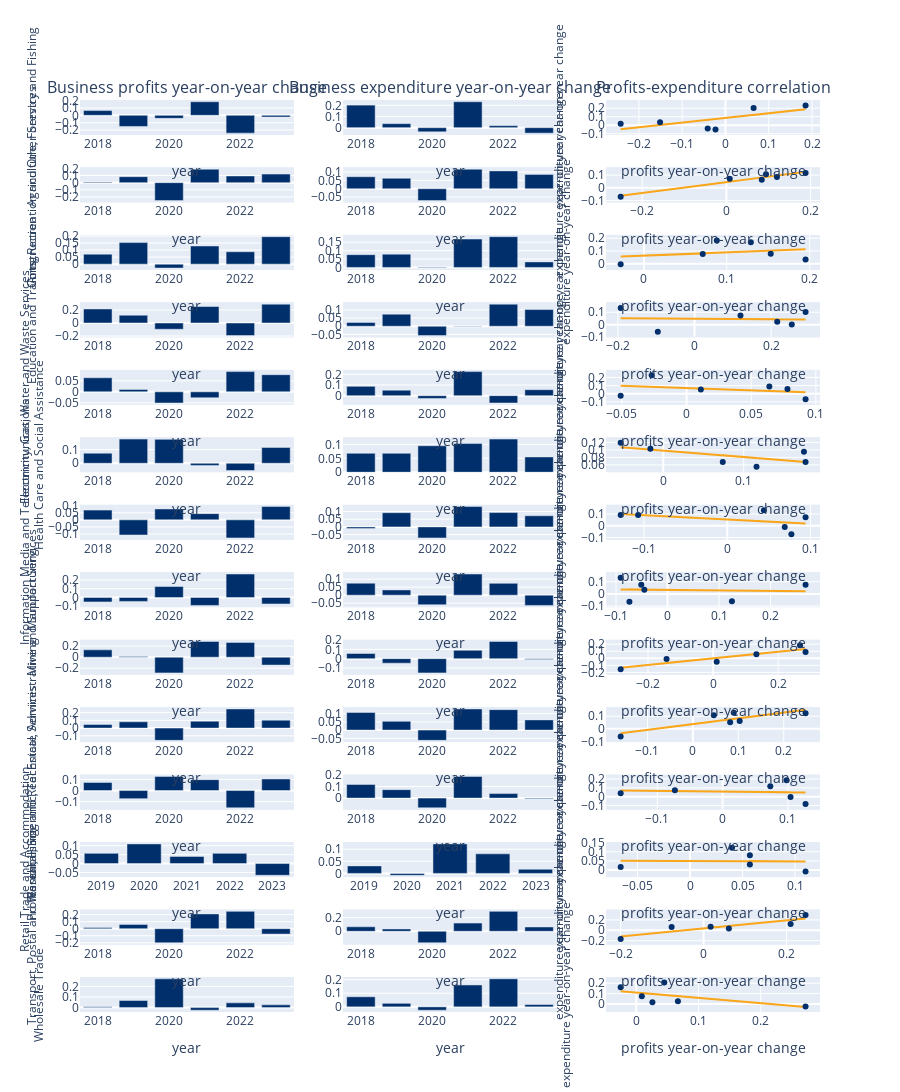

The notebook cell this image was saved under:
### Code cell
import plotly.graph_objects as go
from plotly.subplots import make_subplots
import numpy as np


industries =  sorted(bus_profits_jobs['industry'].unique().tolist())
fig = make_subplots(rows=len(industries), cols=3, subplot_titles=('Business profits year-on-year change', 'Business expenditure year-on-year change', 'Profits-expenditure correlation'))

layout_dict = {}

for idx, industry in enumerate(industries):
    industry_df = bus_profits_jobs[bus_profits_jobs['industry'] == industry].sort_values(by='year_time')
    fig.add_trace(
        go.Bar(x=industry_df['year_time'], y=industry_df['profits_yearly_change'], name='Business profits year-on-year change', marker=dict(color='#002F6B'), zorder=1),
        row = idx+1, 
        col = 1
    )
    fig.add_trace(
        go.Bar(x=industry_df['year_time'], y=industry_df['expenditure_yearly_change'], name='Business expenditure year-on-year change', marker=dict(color='#002F6B'), zorder=0),
        row = idx+1,
        col = 2
    )
    fig.add_trace(
        go.Scatter(x=industry_df['profits_yearly_change'], y=industry_df['expenditure_yearly_change'], name='Profits-expenditure correlation', mode='markers', marker=dict(color='#002F6B'), zorder=1),
        row = idx+1, 
        col = 3
    )

    slope, intercept = np.polyfit(industry_df['profits_yearly_change'], industry_df['expenditure_yearly_change'], 1)
    y_fit = slope * industry_df['profits_yearly_change'] + intercept

    fig.add_trace(
        go.Scatter(x=industry_df['profits_yearly_change'], y=y_fit, mode='lines', name=f'{industry} Fit', line=dict(dash='solid', color='#FAA61A'), showlegend=False),
        row = idx+1, 
        col = 3
    )

    layout_dict.update(
        {
            f'xaxis{3*(idx+1)-2}': dict(title='year'),
            f'xaxis{3*(idx+1)-1}': dict(title='year'),
            f'xaxis{3*(idx+1)}': dict(title=' profits year-on-year change'),
            f'yaxis{3*(idx+1)-2}': dict(title=industry),
            f'yaxis{3*(idx+1)}': dict(title='expenditure year-on-year change'),
        }
    )

layout_dict.update(
    {
        'height': 5000,
        'showlegend': False,
    }
)

fig.update_layout(**layout_dict)
fig.update_yaxes(title_font=dict(size=12))

fig.show()

### Figure 1 — Plotly figure (JSON) as saved in the notebook; plotly's stock layout.template omitted (floating-point values rounded to 4 significant figures)
{"data": [{"marker": {"color": "#002F6B"}, "name": "Business profits year-on-year change", "type": "bar", "x": ["2018-01-01T00:00:00.000000000", "2019-01-01T00:00:00.000000000", "2020-01-01T00:00:00.000000000", "2021-01-01T00:00:00.000000000", "2022-01-01T00:00:00.000000000", "2023-01-01T00:00:00.000000000"], "xaxis": "x", "y": [0.065, -0.151, -0.041, 0.185, -0.242, -0.023], "yaxis": "y", "zorder": 1}, {"marker": {"color": "#002F6B"}, "name": "Business expenditure year-on-year change", "type": "bar", "x": ["2018-01-01T00:00:00.000000000", "2019-01-01T00:00:00.000000000", "2020-01-01T00:00:00.000000000", "2021-01-01T00:00:00.000000000", "2022-01-01T00:00:00.000000000", "2023-01-01T00:00:00.000000000"], "xaxis": "x2", "y": [0.202, 0.036, -0.037, 0.232, 0.018, -0.049], "yaxis": "y2", "zorder": 0}, {"marker": {"color": "#002F6B"}, "mode": "markers", "name": "Profits-expenditure correlation", "type": "scatter", "x": [0.065, -0.151, -0.041, 0.185, -0.242, -0.023], "xaxis": "x3", "y": [0.202, 0.036, -0.037, 0.232, 0.018, -0.049], "yaxis": "y3", "zorder": 1}, {"line": {"color": "#FAA61A", "dash": "solid"}, "mode": "lines", "name": "Agriculture, Forestry and Fishing Fit", "showlegend": false, "type": "scatter", "x": [0.065, -0.151, -0.041, 0.185, -0.242, -0.023], "xaxis": "x3", "y": [0.1214, 0.003346, 0.06345, 0.1869, -0.04638, 0.07328], "yaxis": "y3"}, {"marker": {"color": "#002F6B"}, "name": "Business profits year-on-year change", "type": "bar", "x": ["2018-01-01T00:00:00.000000000", "2019-01-01T00:00:00.000000000", "2020-01-01T00:00:00.000000000", "2021-01-01T00:00:00.000000000", "2022-01-01T00:00:00.000000000", "2023-01-01T00:00:00.000000000"], "xaxis": "x4", "y": [0.008, 0.084, -0.251, 0.188, 0.094, 0.12], "yaxis": "y4", "zorder": 1}, {"marker": {"color": "#002F6B"}, "name": "Business expenditure year-on-year change", "type": "bar", "x": ["2018-01-01T00:00:00.000000000", "2019-01-01T00:00:00.000000000", "2020-01-01T00:00:00.000000000", "2021-01-01T00:00:00.000000000", "2022-01-01T00:00:00.000000000", "2023-01-01T00:00:00.000000000"], "xaxis": "x5", "y": [0.072, 0.063, -0.071, 0.117, 0.107, 0.086], "yaxis": "y5", "zorder": 0}, {"marker": {"color": "#002F6B"}, "mode": "markers", "name": "Profits-expenditure correlation", "type": "scatter", "x": [0.008, 0.084, -0.251, 0.188, 0.094, 0.12], "xaxis": "x6", "y": [0.072, 0.063, -0.071, 0.117, 0.107, 0.086], "yaxis": "y6", "zorder": 1}, {"line": {"color": "#FAA61A", "dash": "solid"}, "mode": "lines", "name": "Arts, Recreation and Other Services Fit", "showlegend": false, "type": "scatter", "x": [0.008, 0.084, -0.251, 0.188, 0.094, 0.12], "xaxis": "x6", "y": [0.04841, 0.08097, -0.06254, 0.1255, 0.08525, 0.09639], "yaxis": "y6"}, {"marker": {"color": "#002F6B"}, "name": "Business profits year-on-year change", "type": "bar", "x": ["2018-01-01T00:00:00.000000000", "2019-01-01T00:00:00.000000000", "2020-01-01T00:00:00.000000000", "2021-01-01T00:00:00.000000000", "2022-01-01T00:00:00.000000000", "2023-01-01T00:00:00.000000000"], "xaxis": "x7", "y": [0.071, 0.153, -0.028, 0.129, 0.088, 0.195], "yaxis": "y7", "zorder": 1}, {"marker": {"color": "#002F6B"}, "name": "Business expenditure year-on-year change", "type": "bar", "x": ["2018-01-01T00:00:00.000000000", "2019-01-01T00:00:00.000000000", "2020-01-01T00:00:00.000000000", "2021-01-01T00:00:00.000000000", "2022-01-01T00:00:00.000000000", "2023-01-01T00:00:00.000000000"], "xaxis": "x8", "y": [0.076, 0.079, -0.004, 0.169, 0.183, 0.033], "yaxis": "y8", "zorder": 0}, {"marker": {"color": "#002F6B"}, "mode": "markers", "name": "Profits-expenditure correlation", "type": "scatter", "x": [0.071, 0.153, -0.028, 0.129, 0.088, 0.195], "xaxis": "x9", "y": [0.076, 0.079, -0.004, 0.169, 0.183, 0.033], "yaxis": "y9", "zorder": 1}, {"line": {"color": "#FAA61A", "dash": "solid"}, "mode": "lines", "name": "Construction Fit", "showlegend": false, "type": "scatter", "x": [0.071, 0.153, -0.028, 0.129, 0.088, 0.195], "xaxis": "x9", "y": [0.08164, 0.1024, 0.05652, 0.09635, 0.08595, 0.1131], "yaxis": "y9"}, {"marker": {"color": "#002F6B"}, "name": "Business profits year-on-year change", "type": "bar", "x": ["2018-01-01T00:00:00.000000000", "2019-01-01T00:00:00.000000000", "2020-01-01T00:00:00.000000000", "2021-01-01T00:00:00.000000000", "2022-01-01T00:00:00.000000000", "2023-01-01T00:00:00.000000000"], "xaxis": "x10", "y": [0.216, 0.12, -0.096, 0.254, -0.193, 0.29], "yaxis": "y10", "zorder": 1}, {"marker": {"color": "#002F6B"}, "name": "Business expenditure year-on-year change", "type": "bar", "x": ["2018-01-01T00:00:00.000000000", "2019-01-01T00:00:00.000000000", "2020-01-01T00:00:00.000000000", "2021-01-01T00:00:00.000000000", "2022-01-01T00:00:00.000000000", "2023-01-01T00:00:00.000000000"], "xaxis": "x11", "y": [0.023, 0.074, -0.057, 0.002, 0.135, 0.102], "yaxis": "y11", "zorder": 0}, {"marker": {"color": "#002F6B"}, "mode": "markers", "name": "Profits-expenditure correlation", "type": "scatter", "x": [0.216, 0.12, -0.096, 0.254, -0.193, 0.29], "xaxis": "x12", "y": [0.023, 0.074, -0.057, 0.002, 0.135, 0.102], "yaxis": "y12", "zorder": 1}, {"line": {"color": "#FAA61A", "dash": "solid"}, "mode": "lines", "name": "Education and Training Fit", "showlegend": false, "type": "scatter", "x": [0.216, 0.12, -0.096, 0.254, -0.193, 0.29], "xaxis": "x12", "y": [0.04405, 0.04605, 0.05056, 0.04326, 0.05258, 0.04251], "yaxis": "y12"}, {"marker": {"color": "#002F6B"}, "name": "Business profits year-on-year change", "type": "bar", "x": ["2018-01-01T00:00:00.000000000", "2019-01-01T00:00:00.000000000", "2020-01-01T00:00:00.000000000", "2021-01-01T00:00:00.000000000", "2022-01-01T00:00:00.000000000", "2023-01-01T00:00:00.000000000"], "xaxis": "x13", "y": [0.064, 0.011, -0.051, -0.027, 0.092, 0.078], "yaxis": "y13", "zorder": 1}, {"marker": {"color": "#002F6B"}, "name": "Business expenditure year-on-year change", "type": "bar", "x": ["2018-01-01T00:00:00.000000000", "2019-01-01T00:00:00.000000000", "2020-01-01T00:00:00.000000000", "2021-01-01T00:00:00.000000000", "2022-01-01T00:00:00.000000000", "2023-01-01T00:00:00.000000000"], "xaxis": "x14", "y": [0.087, 0.051, -0.026, 0.225, -0.069, 0.056], "yaxis": "y14", "zorder": 0}, {"marker": {"color": "#002F6B"}, "mode": "markers", "name": "Profits-expenditure correlation", "type": "scatter", "x": [0.064, 0.011, -0.051, -0.027, 0.092, 0.078], "xaxis": "x15", "y": [0.087, 0.051, -0.026, 0.225, -0.069, 0.056], "yaxis": "y15", "zorder": 1}, {"line": {"color": "#FAA61A", "dash": "solid"}, "mode": "lines", "name": "Electricity, Gas, Water and Waste Services Fit", "showlegend": false, "type": "scatter", "x": [0.064, 0.011, -0.051, -0.027, 0.092, 0.078], "xaxis": "x15", "y": [0.03406, 0.06328, 0.09746, 0.08423, 0.01863, 0.02634], "yaxis": "y15"}, {"marker": {"color": "#002F6B"}, "name": "Business profits year-on-year change", "type": "bar", "x": ["2018-01-01T00:00:00.000000000", "2019-01-01T00:00:00.000000000", "2020-01-01T00:00:00.000000000", "2021-01-01T00:00:00.000000000", "2022-01-01T00:00:00.000000000", "2023-01-01T00:00:00.000000000"], "xaxis": "x16", "y": [0.074, 0.177, 0.175, -0.016, -0.053, 0.116], "yaxis": "y16", "zorder": 1}, {"marker": {"color": "#002F6B"}, "name": "Business expenditure year-on-year change", "type": "bar", "x": ["2018-01-01T00:00:00.000000000", "2019-01-01T00:00:00.000000000", "2020-01-01T00:00:00.000000000", "2021-01-01T00:00:00.000000000", "2022-01-01T00:00:00.000000000", "2023-01-01T00:00:00.000000000"], "xaxis": "x17", "y": [0.068, 0.068, 0.095, 0.103, 0.119, 0.055], "yaxis": "y17", "zorder": 0}, {"marker": {"color": "#002F6B"}, "mode": "markers", "name": "Profits-expenditure correlation", "type": "scatter", "x": [0.074, 0.177, 0.175, -0.016, -0.053, 0.116], "xaxis": "x18", "y": [0.068, 0.068, 0.095, 0.103, 0.119, 0.055], "yaxis": "y18", "zorder": 1}, {"line": {"color": "#FAA61A", "dash": "solid"}, "mode": "lines", "name": "Health Care and Social Assistance Fit", "showlegend": false, "type": "scatter", "x": [0.074, 0.177, 0.175, -0.016, -0.053, 0.116], "xaxis": "x18", "y": [0.08549, 0.06799, 0.06833, 0.1008, 0.1071, 0.07835], "yaxis": "y18"}, {"marker": {"color": "#002F6B"}, "name": "Business profits year-on-year change", "type": "bar", "x": ["2018-01-01T00:00:00.000000000", "2019-01-01T00:00:00.000000000", "2020-01-01T00:00:00.000000000", "2021-01-01T00:00:00.000000000", "2022-01-01T00:00:00.000000000", "2023-01-01T00:00:00.000000000"], "xaxis": "x19", "y": [0.069, -0.107, 0.077, 0.044, -0.128, 0.094], "yaxis": "y19", "zorder": 1}, {"marker": {"color": "#002F6B"}, "name": "Business expenditure year-on-year change", "type": "bar", "x": ["2018-01-01T00:00:00.000000000", "2019-01-01T00:00:00.000000000", "2020-01-01T00:00:00.000000000", "2021-01-01T00:00:00.000000000", "2022-01-01T00:00:00.000000000", "2023-01-01T00:00:00.000000000"], "xaxis": "x20", "y": [-0.01, 0.092, -0.072, 0.132, 0.093, 0.072], "yaxis": "y20", "zorder": 0}, {"marker": {"color": "#002F6B"}, "mode": "markers", "name": "Profits-expenditure correlation", "type": "scatter", "x": [0.069, -0.107, 0.077, 0.044, -0.128, 0.094], "xaxis": "x21", "y": [-0.01, 0.092, -0.072, 0.132, 0.093, 0.072], "yaxis": "y21", "zorder": 1}, {"line": {"color": "#FAA61A", "dash": "solid"}, "mode": "lines", "name": "Information Media and Telecommunications Fit", "showlegend": false, "type": "scatter", "x": [0.069, -0.107, 0.077, 0.044, -0.128, 0.094], "xaxis": "x21", "y": [0.02888, 0.09336, 0.02595, 0.03804, 0.1011, 0.01972], "yaxis": "y21"}, {"marker": {"color": "#002F6B"}, "name": "Business profits year-on-year change", "type": "bar", "x": ["2018-01-01T00:00:00.000000000", "2019-01-01T00:00:00.000000000", "2020-01-01T00:00:00.000000000", "2021-01-01T00:00:00.000000000", "2022-01-01T00:00:00.000000000", "2023-01-01T00:00:00.000000000"], "xaxis": "x22", "y": [-0.051, -0.045, 0.125, -0.091, 0.268, -0.074], "yaxis": "y22", "zorder": 1}, {"marker": {"color": "#002F6B"}, "name": "Business expenditure year-on-year change", "type": "bar", "x": ["2018-01-01T00:00:00.000000000", "2019-01-01T00:00:00.000000000", "2020-01-01T00:00:00.000000000", "2021-01-01T00:00:00.000000000", "2022-01-01T00:00:00.000000000", "2023-01-01T00:00:00.000000000"], "xaxis": "x23", "y": [0.075, 0.033, -0.06, 0.132, 0.074, -0.064], "yaxis": "y23", "zorder": 0}, {"marker": {"color": "#002F6B"}, "mode": "markers", "name": "Profits-expenditure correlation", "type": "scatter", "x": [-0.051, -0.045, 0.125, -0.091, 0.268, -0.074], "xaxis": "x24", "y": [0.075, 0.033, -0.06, 0.132, 0.074, -0.064], "yaxis": "y24", "zorder": 1}, {"line": {"color": "#FAA61A", "dash": "solid"}, "mode": "lines", "name": "Manufacturing Fit", "showlegend": false, "type": "scatter", "x": [-0.051, -0.045, 0.125, -0.091, 0.268, -0.074], "xaxis": "x24", "y": [0.03481, 0.03455, 0.02723, 0.03653, 0.02107, 0.0358], "yaxis": "y24"}, {"marker": {"color": "#002F6B"}, "name": "Business profits year-on-year change", "type": "bar", "x": ["2018-01-01T00:00:00.000000000", "2019-01-01T00:00:00.000000000", "2020-01-01T00:00:00.000000000", "2021-01-01T00:00:00.000000000", "2022-01-01T00:00:00.000000000", "2023-01-01T00:00:00.000000000"], "xaxis": "x25", "y": [0.133, 0.011, -0.284, 0.284, 0.267, -0.143], "yaxis": "y25", "zorder": 1}, {"marker": {"color": "#002F6B"}, "name": "Business expenditure year-on-year change", "type": "bar", "x": ["2018-01-01T00:00:00.000000000", "2019-01-01T00:00:00.000000000", "2020-01-01T00:00:00.000000000", "2021-01-01T00:00:00.000000000", "2022-01-01T00:00:00.000000000", "2023-01-01T00:00:00.000000000"], "xaxis": "x26", "y": [0.056, -0.049, -0.154, 0.09, 0.185, -0.009], "yaxis": "y26", "zorder": 0}, {"marker": {"color": "#002F6B"}, "mode": "markers", "name": "Profits-expenditure correlation", "type": "scatter", "x": [0.133, 0.011, -0.284, 0.284, 0.267, -0.143], "xaxis": "x27", "y": [0.056, -0.049, -0.154, 0.09, 0.185, -0.009], "yaxis": "y27", "zorder": 1}, {"line": {"color": "#FAA61A", "dash": "solid"}, "mode": "lines", "name": "Mining Fit", "showlegend": false, "type": "scatter", "x": [0.133, 0.011, -0.284, 0.284, 0.267, -0.143], "xaxis": "x27", "y": [0.06131, 0.004024, -0.1345, 0.1322, 0.1242, -0.06829], "yaxis": "y27"}, {"marker": {"color": "#002F6B"}, "name": "Business profits year-on-year change", "type": "bar", "x": ["2018-01-01T00:00:00.000000000", "2019-01-01T00:00:00.000000000", "2020-01-01T00:00:00.000000000", "2021-01-01T00:00:00.000000000", "2022-01-01T00:00:00.000000000", "2023-01-01T00:00:00.000000000"], "xaxis": "x28", "y": [0.046, 0.082, -0.159, 0.09, 0.248, 0.103], "yaxis": "y28", "zorder": 1}, {"marker": {"color": "#002F6B"}, "name": "Business expenditure year-on-year change", "type": "bar", "x": ["2018-01-01T00:00:00.000000000", "2019-01-01T00:00:00.000000000", "2020-01-01T00:00:00.000000000", "2021-01-01T00:00:00.000000000", "2022-01-01T00:00:00.000000000", "2023-01-01T00:00:00.000000000"], "xaxis": "x29", "y": [0.107, 0.053, -0.062, 0.128, 0.124, 0.062], "yaxis": "y29", "zorder": 0}, {"marker": {"color": "#002F6B"}, "mode": "markers", "name": "Profits-expenditure correlation", "type": "scatter", "x": [0.046, 0.082, -0.159, 0.09, 0.248, 0.103], "xaxis": "x30", "y": [0.107, 0.053, -0.062, 0.128, 0.124, 0.062], "yaxis": "y30", "zorder": 1}, {"line": {"color": "#FAA61A", "dash": "solid"}, "mode": "lines", "name": "Professional, Scientific, Technical, Administrative and Support Services Fit", "showlegend": false, "type": "scatter", "x": [0.046, 0.082, -0.159, 0.09, 0.248, 0.103], "xaxis": "x30", "y": [0.05841, 0.07494, -0.03571, 0.07861, 0.1512, 0.08458], "yaxis": "y30"}, {"marker": {"color": "#002F6B"}, "name": "Business profits year-on-year change", "type": "bar", "x": ["2018-01-01T00:00:00.000000000", "2019-01-01T00:00:00.000000000", "2020-01-01T00:00:00.000000000", "2021-01-01T00:00:00.000000000", "2022-01-01T00:00:00.000000000", "2023-01-01T00:00:00.000000000"], "xaxis": "x31", "y": [0.073, -0.073, 0.127, 0.098, -0.156, 0.104], "yaxis": "y31", "zorder": 1}, {"marker": {"color": "#002F6B"}, "name": "Business expenditure year-on-year change", "type": "bar", "x": ["2018-01-01T00:00:00.000000000", "2019-01-01T00:00:00.000000000", "2020-01-01T00:00:00.000000000", "2021-01-01T00:00:00.000000000", "2022-01-01T00:00:00.000000000", "2023-01-01T00:00:00.000000000"], "xaxis": "x32", "y": [0.118, 0.073, -0.084, 0.187, 0.039, -0.005], "yaxis": "y32", "zorder": 0}, {"marker": {"color": "#002F6B"}, "mode": "markers", "name": "Profits-expenditure correlation", "type": "scatter", "x": [0.073, -0.073, 0.127, 0.098, -0.156, 0.104], "xaxis": "x33", "y": [0.118, 0.073, -0.084, 0.187, 0.039, -0.005], "yaxis": "y33", "zorder": 1}, {"line": {"color": "#FAA61A", "dash": "solid"}, "mode": "lines", "name": "Rental, Hiring and Real Estate Services Fit", "showlegend": false, "type": "scatter", "x": [0.073, -0.073, 0.127, 0.098, -0.156, 0.104], "xaxis": "x33", "y": [0.05127, 0.0625, 0.04712, 0.04935, 0.06888, 0.04889], "yaxis": "y33"}, {"marker": {"color": "#002F6B"}, "name": "Business profits year-on-year change", "type": "bar", "x": ["2019-01-01T00:00:00.000000000", "2020-01-01T00:00:00.000000000", "2021-01-01T00:00:00.000000000", "2022-01-01T00:00:00.000000000", "2023-01-01T00:00:00.000000000"], "xaxis": "x34", "y": [0.057, 0.11, 0.04, 0.057, -0.066], "yaxis": "y34", "zorder": 1}, {"marker": {"color": "#002F6B"}, "name": "Business expenditure year-on-year change", "type": "bar", "x": ["2019-01-01T00:00:00.000000000", "2020-01-01T00:00:00.000000000", "2021-01-01T00:00:00.000000000", "2022-01-01T00:00:00.000000000", "2023-01-01T00:00:00.000000000"], "xaxis": "x35", "y": [0.031, -0.008, 0.122, 0.081, 0.017], "yaxis": "y35", "zorder": 0}, {"marker": {"color": "#002F6B"}, "mode": "markers", "name": "Profits-expenditure correlation", "type": "scatter", "x": [0.057, 0.11, 0.04, 0.057, -0.066], "xaxis": "x36", "y": [0.031, -0.008, 0.122, 0.081, 0.017], "yaxis": "y36", "zorder": 1}, {"line": {"color": "#FAA61A", "dash": "solid"}, "mode": "lines", "name": "Retail Trade and Accommodation Fit", "showlegend": false, "type": "scatter", "x": [0.057, 0.11, 0.04, 0.057, -0.066], "xaxis": "x36", "y": [0.04822, 0.04708, 0.04859, 0.04822, 0.05088], "yaxis": "y36"}, {"marker": {"color": "#002F6B"}, "name": "Business profits year-on-year change", "type": "bar", "x": ["2018-01-01T00:00:00.000000000", "2019-01-01T00:00:00.000000000", "2020-01-01T00:00:00.000000000", "2021-01-01T00:00:00.000000000", "2022-01-01T00:00:00.000000000", "2023-01-01T00:00:00.000000000"], "xaxis": "x37", "y": [0.017, 0.061, -0.2, 0.21, 0.246, -0.077], "yaxis": "y37", "zorder": 1}, {"marker": {"color": "#002F6B"}, "name": "Business expenditure year-on-year change", "type": "bar", "x": ["2018-01-01T00:00:00.000000000", "2019-01-01T00:00:00.000000000", "2020-01-01T00:00:00.000000000", "2021-01-01T00:00:00.000000000", "2022-01-01T00:00:00.000000000", "2023-01-01T00:00:00.000000000"], "xaxis": "x38", "y": [0.066, 0.034, -0.168, 0.12, 0.291, 0.063], "yaxis": "y38", "zorder": 0}, {"marker": {"color": "#002F6B"}, "mode": "markers", "name": "Profits-expenditure correlation", "type": "scatter", "x": [0.017, 0.061, -0.2, 0.21, 0.246, -0.077], "xaxis": "x39", "y": [0.066, 0.034, -0.168, 0.12, 0.291, 0.063], "yaxis": "y39", "zorder": 1}, {"line": {"color": "#FAA61A", "dash": "solid"}, "mode": "lines", "name": "Transport, Postal and Warehousing Fit", "showlegend": false, "type": "scatter", "x": [0.017, 0.061, -0.2, 0.21, 0.246, -0.077], "xaxis": "x39", "y": [0.04763, 0.08176, -0.1207, 0.1973, 0.2253, -0.02528], "yaxis": "y39"}, {"marker": {"color": "#002F6B"}, "name": "Business profits year-on-year change", "type": "bar", "x": ["2018-01-01T00:00:00.000000000", "2019-01-01T00:00:00.000000000", "2020-01-01T00:00:00.000000000", "2021-01-01T00:00:00.000000000", "2022-01-01T00:00:00.000000000", "2023-01-01T00:00:00.000000000"], "xaxis": "x40", "y": [0.009, 0.067, 0.272, -0.025, 0.045, 0.026], "yaxis": "y40", "zorder": 1}, {"marker": {"color": "#002F6B"}, "name": "Business expenditure year-on-year change", "type": "bar", "x": ["2018-01-01T00:00:00.000000000", "2019-01-01T00:00:00.000000000", "2020-01-01T00:00:00.000000000", "2021-01-01T00:00:00.000000000", "2022-01-01T00:00:00.000000000", "2023-01-01T00:00:00.000000000"], "xaxis": "x41", "y": [0.074, 0.026, -0.025, 0.161, 0.206, 0.017], "yaxis": "y41", "zorder": 0}, {"marker": {"color": "#002F6B"}, "mode": "markers", "name": "Profits-expenditure correlation", "type": "scatter", "x": [0.009, 0.067, 0.272, -0.025, 0.045, 0.026], "xaxis": "x42", "y": [0.074, 0.026, -0.025, 0.161, 0.206, 0.017], "yaxis": "y42", "zorder": 1}, {"line": {"color": "#FAA61A", "dash": "solid"}, "mode": "lines", "name": "Wholesale Trade Fit", "showlegend": false, "type": "scatter", "x": [0.009, 0.067, 0.272, -0.025, 0.045, 0.026], "xaxis": "x42", "y": [0.1057, 0.07581, -0.02977, 0.1232, 0.08714, 0.09693], "yaxis": "y42"}], "layout": {"annotations": [{"font": {"size": 16}, "showarrow": false, "text": "Business profits year-on-year change", "x": 0.1444, "xanchor": "center", "xref": "paper", "y": 1, "yanchor": "bottom", "yref": "paper"}, {"font": {"size": 16}, "showarrow": false, "text": "Business expenditure year-on-year change", "x": 0.5, "xanchor": "center", "xref": "paper", "y": 1, "yanchor": "bottom", "yref": "paper"}, {"font": {"size": 16}, "showarrow": false, "text": "Profits-expenditure correlation", "x": 0.8556, "xanchor": "center", "xref": "paper", "y": 1, "yanchor": "bottom", "yref": "paper"}], "height": 5000, "showlegend": false, "xaxis": {"anchor": "y", "domain": [0, 0.2889], "title": {"text": "year"}}, "xaxis10": {"anchor": "y10", "domain": [0, 0.2889], "title": {"text": "year"}}, "xaxis11": {"anchor": "y11", "domain": [0.3556, 0.6444], "title": {"text": "year"}}, "xaxis12": {"anchor": "y12", "domain": [0.7111, 1], "title": {"text": " profits year-on-year change"}}, "xaxis13": {"anchor": "y13", "domain": [0, 0.2889], "title": {"text": "year"}}, "xaxis14": {"anchor": "y14", "domain": [0.3556, 0.6444], "title": {"text": "year"}}, "xaxis15": {"anchor": "y15", "domain": [0.7111, 1], "title": {"text": " profits year-on-year change"}}, "xaxis16": {"anchor": "y16", "domain": [0, 0.2889], "title": {"text": "year"}}, "xaxis17": {"anchor": "y17", "domain": [0.3556, 0.6444], "title": {"text": "year"}}, "xaxis18": {"anchor": "y18", "domain": [0.7111, 1], "title": {"text": " profits year-on-year change"}}, "xaxis19": {"anchor": "y19", "domain": [0, 0.2889], "title": {"text": "year"}}, "xaxis2": {"anchor": "y2", "domain": [0.3556, 0.6444], "title": {"text": "year"}}, "xaxis20": {"anchor": "y20", "domain": [0.3556, 0.6444], "title": {"text": "year"}}, "xaxis21": {"anchor": "y21", "domain": [0.7111, 1], "title": {"text": " profits year-on-year change"}}, "xaxis22": {"anchor": "y22", "domain": [0, 0.2889], "title": {"text": "year"}}, "xaxis23": {"anchor": "y23", "domain": [0.3556, 0.6444], "title": {"text": "year"}}, "xaxis24": {"anchor": "y24", "domain": [0.7111, 1], "title": {"text": " profits year-on-year change"}}, "xaxis25": {"anchor": "y25", "domain": [0, 0.2889], "title": {"text": "year"}}, "xaxis26": {"anchor": "y26", "domain": [0.3556, 0.6444], "title": {"text": "year"}}, "xaxis27": {"anchor": "y27", "domain": [0.7111, 1], "title": {"text": " profits year-on-year change"}}, "xaxis28": {"anchor": "y28", "domain": [0, 0.2889], "title": {"text": "year"}}, "xaxis29": {"anchor": "y29", "domain": [0.3556, 0.6444], "title": {"text": "year"}}, "xaxis3": {"anchor": "y3", "domain": [0.7111, 1], "title": {"text": " profits year-on-year change"}}, "xaxis30": {"anchor": "y30", "domain": [0.7111, 1], "title": {"text": " profits year-on-year change"}}, "xaxis31": {"anchor": "y31", "domain": [0, 0.2889], "title": {"text": "year"}}, "xaxis32": {"anchor": "y32", "domain": [0.3556, 0.6444], "title": {"text": "year"}}, "xaxis33": {"anchor": "y33", "domain": [0.7111, 1], "title": {"text": " profits year-on-year change"}}, "xaxis34": {"anchor": "y34", "domain": [0, 0.2889], "title": {"text": "year"}}, "xaxis35": {"anchor": "y35", "domain": [0.3556, 0.6444], "title": {"text": "year"}}, "xaxis36": {"anchor": "y36", "domain": [0.7111, 1], "title": {"text": " profits year-on-year change"}}, "xaxis37": {"anchor": "y37", "domain": [0, 0.2889], "title": {"text": "year"}}, "xaxis38": {"anchor": "y38", "domain": [0.3556, 0.6444], "title": {"text": "year"}}, "xaxis39": {"anchor": "y39", "domain": [0.7111, 1], "title": {"text": " profits year-on-year change"}}, "xaxis4": {"anchor": "y4", "domain": [0, 0.2889], "title": {"text": "year"}}, "xaxis40": {"anchor": "y40", "domain": [0, 0.2889], "title": {"text": "year"}}, "xaxis41": {"anchor": "y41", "domain": [0.3556, 0.6444], "title": {"text": "year"}}, "xaxis42": {"anchor": "y42", "domain": [0.7111, 1], "title": {"text": " profits year-on-year change"}}, "xaxis5": {"anchor": "y5", "domain": [0.3556, 0.6444], "title": {"text": "year"}}, "xaxis6": {"anchor": "y6", "domain": [0.7111, 1], "title": {"text": " profits year-on-year change"}}, "xaxis7": {"anchor": "y7", "domain": [0, 0.2889], "title": {"text": "year"}}, "xaxis8": {"anchor": "y8", "domain": [0.3556, 0.6444], "title": {"text": "year"}}, "xaxis9": {"anchor": "y9", "domain": [0.7111, 1], "title": {"text": " profits year-on-year change"}}, "yaxis": {"anchor": "x", "domain": [0.9617, 1], "title": {"font": {"size": 12}, "text": "Agriculture, Forestry and Fishing"}}, "yaxis10": {"anchor": "x10", "domain": [0.7398, 0.7781], "title": {"font": {"size": 12}, "text": "Education and Training"}}, "yaxis11": {"anchor": "x11", "domain": [0.7398, 0.7781], "title": {"font": {"size": 12}}}, "yaxis12": {"anchor": "x12", "domain": [0.7398, 0.7781], "title": {"font": {"size": 12}, "text": "expenditure year-on-year change"}}, "yaxis13": {"anchor": "x13", "domain": [0.6658, 0.7041], "title": {"font": {"size": 12}, "text": "Electricity, Gas, Water and Waste Services"}}, "yaxis14": {"anchor": "x14", "domain": [0.6658, 0.7041], "title": {"font": {"size": 12}}}, "yaxis15": {"anchor": "x15", "domain": [0.6658, 0.7041], "title": {"font": {"size": 12}, "text": "expenditure year-on-year change"}}, "yaxis16": {"anchor": "x16", "domain": [0.5918, 0.6301], "title": {"font": {"size": 12}, "text": "Health Care and Social Assistance"}}, "yaxis17": {"anchor": "x17", "domain": [0.5918, 0.6301], "title": {"font": {"size": 12}}}, "yaxis18": {"anchor": "x18", "domain": [0.5918, 0.6301], "title": {"font": {"size": 12}, "text": "expenditure year-on-year change"}}, "yaxis19": {"anchor": "x19", "domain": [0.5179, 0.5561], "title": {"font": {"size": 12}, "text": "Information Media and Telecommunications"}}, "yaxis2": {"anchor": "x2", "domain": [0.9617, 1], "title": {"font": {"size": 12}}}, "yaxis20": {"anchor": "x20", "domain": [0.5179, 0.5561], "title": {"font": {"size": 12}}}, "yaxis21": {"anchor": "x21", "domain": [0.5179, 0.5561], "title": {"font": {"size": 12}, "text": "expenditure year-on-year change"}}, "yaxis22": {"anchor": "x22", "domain": [0.4439, 0.4821], "title": {"font": {"size": 12}, "text": "Manufacturing"}}, "yaxis23": {"anchor": "x23", "domain": [0.4439, 0.4821], "title": {"font": {"size": 12}}}, "yaxis24": {"anchor": "x24", "domain": [0.4439, 0.4821], "title": {"font": {"size": 12}, "text": "expenditure year-on-year change"}}, "yaxis25": {"anchor": "x25", "domain": [0.3699, 0.4082], "title": {"font": {"size": 12}, "text": "Mining"}}, "yaxis26": {"anchor": "x26", "domain": [0.3699, 0.4082], "title": {"font": {"size": 12}}}, "yaxis27": {"anchor": "x27", "domain": [0.3699, 0.4082], "title": {"font": {"size": 12}, "text": "expenditure year-on-year change"}}, "yaxis28": {"anchor": "x28", "domain": [0.2959, 0.3342], "title": {"font": {"size": 12}, "text": "Professional, Scientific, Technical, Administrative and Support Services"}}, "yaxis29": {"anchor": "x29", "domain": [0.2959, 0.3342], "title": {"font": {"size": 12}}}, "yaxis3": {"anchor": "x3", "domain": [0.9617, 1], "title": {"font": {"size": 12}, "text": "expenditure year-on-year change"}}, "yaxis30": {"anchor": "x30", "domain": [0.2959, 0.3342], "title": {"font": {"size": 12}, "text": "expenditure year-on-year change"}}, "yaxis31": {"anchor": "x31", "domain": [0.2219, 0.2602], "title": {"font": {"size": 12}, "text": "Rental, Hiring and Real Estate Services"}}, "yaxis32": {"anchor": "x32", "domain": [0.2219, 0.2602], "title": {"font": {"size": 12}}}, "yaxis33": {"anchor": "x33", "domain": [0.2219, 0.2602], "title": {"font": {"size": 12}, "text": "expenditure year-on-year change"}}, "yaxis34": {"anchor": "x34", "domain": [0.148, 0.1862], "title": {"font": {"size": 12}, "text": "Retail Trade and Accommodation"}}, "yaxis35": {"anchor": "x35", "domain": [0.148, 0.1862], "title": {"font": {"size": 12}}}, "yaxis36": {"anchor": "x36", "domain": [0.148, 0.1862], "title": {"font": {"size": 12}, "text": "expenditure year-on-year change"}}, "yaxis37": {"anchor": "x37", "domain": [0.07398, 0.1122], "title": {"font": {"size": 12}, "text": "Transport, Postal and Warehousing"}}, "yaxis38": {"anchor": "x38", "domain": [0.07398, 0.1122], "title": {"font": {"size": 12}}}, "yaxis39": {"anchor": "x39", "domain": [0.07398, 0.1122], "title": {"font": {"size": 12}, "text": "expenditure year-on-year change"}}, "yaxis4": {"anchor": "x4", "domain": [0.8878, 0.926], "title": {"font": {"size": 12}, "text": "Arts, Recreation and Other Services"}}, "yaxis40": {"anchor": "x40", "domain": [0, 0.03827], "title": {"font": {"size": 12}, "text": "Wholesale Trade"}}, "yaxis41": {"anchor": "x41", "domain": [0, 0.03827], "title": {"font": {"size": 12}}}, "yaxis42": {"anchor": "x42", "domain": [0, 0.03827], "title": {"font": {"size": 12}, "text": "expenditure year-on-year change"}}, "yaxis5": {"anchor": "x5", "domain": [0.8878, 0.926], "title": {"font": {"size": 12}}}, "yaxis6": {"anchor": "x6", "domain": [0.8878, 0.926], "title": {"font": {"size": 12}, "text": "expenditure year-on-year change"}}, "yaxis7": {"anchor": "x7", "domain": [0.8138, 0.852], "title": {"font": {"size": 12}, "text": "Construction"}}, "yaxis8": {"anchor": "x8", "domain": [0.8138, 0.852], "title": {"font": {"size": 12}}}, "yaxis9": {"anchor": "x9", "domain": [0.8138, 0.852], "title": {"font": {"size": 12}, "text": "expenditure year-on-year change"}}}}
